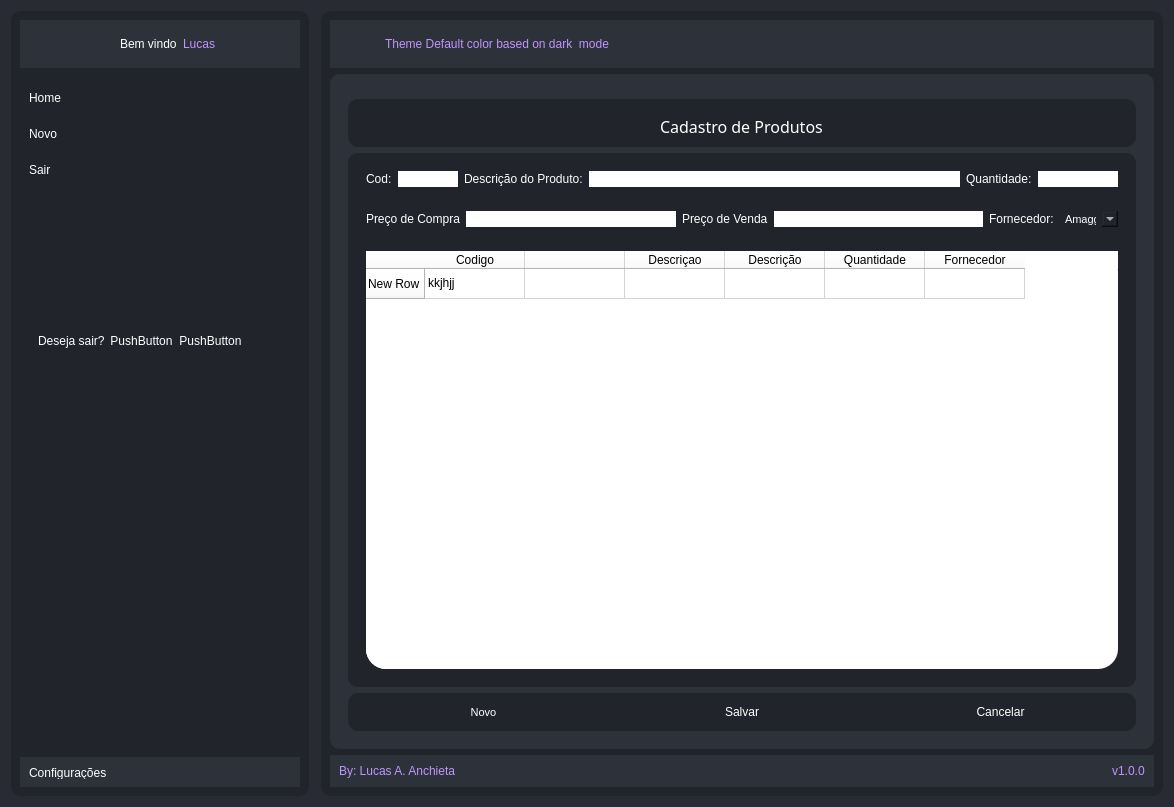
<?xml version="1.0" encoding="UTF-8"?>
<ui version="4.0">
 <class>Form</class>
 <widget class="QWidget" name="Form">
  <property name="geometry">
   <rect>
    <x>0</x>
    <y>0</y>
    <width>1174</width>
    <height>807</height>
   </rect>
  </property>
  <property name="windowTitle">
   <string>Form</string>
  </property>
  <property name="styleSheet">
   <string notr="true">background-color: rgb(40, 43, 51);
border-radius:20px;</string>
  </property>
  <layout class="QHBoxLayout" name="horizontalLayout">
   <item>
    <widget class="QFrame" name="left_menu">
     <property name="minimumSize">
      <size>
       <width>0</width>
       <height>0</height>
      </size>
     </property>
     <property name="maximumSize">
      <size>
       <width>300</width>
       <height>16777215</height>
      </size>
     </property>
     <property name="styleSheet">
      <string notr="true">*{
border: none;
color:white;
background-color: rgb(33, 37, 43);
border-radius:10px;
}

Qlabel{
  color: withe;
}

QPushButton:hover{
    Height: 30px;	
    background-color: rgb(44, 49, 58);
    border-right: 1px solid black;
    transition: border-color 0.9s ease;
    border-right-color: rgb(114, 61, 135);

}

</string>
     </property>
     <property name="frameShape">
      <enum>QFrame::StyledPanel</enum>
     </property>
     <layout class="QVBoxLayout" name="verticalLayout_2">
      <item>
       <widget class="QFrame" name="frame_5">
        <property name="minimumSize">
         <size>
          <width>240</width>
          <height>0</height>
         </size>
        </property>
        <property name="maximumSize">
         <size>
          <width>280</width>
          <height>16777215</height>
         </size>
        </property>
        <property name="styleSheet">
         <string notr="true">border-radius:0px;
background-color: rgb(44, 49, 58);</string>
        </property>
        <property name="frameShape">
         <enum>QFrame::StyledPanel</enum>
        </property>
        <layout class="QHBoxLayout" name="horizontalLayout_4">
         <item>
          <widget class="QPushButton" name="pushButton_5">
           <property name="minimumSize">
            <size>
             <width>30</width>
             <height>30</height>
            </size>
           </property>
           <property name="maximumSize">
            <size>
             <width>33</width>
             <height>30</height>
            </size>
           </property>
           <property name="sizeIncrement">
            <size>
             <width>50</width>
             <height>0</height>
            </size>
           </property>
           <property name="baseSize">
            <size>
             <width>50</width>
             <height>0</height>
            </size>
           </property>
           <property name="font">
            <font>
             <pointsize>10</pointsize>
            </font>
           </property>
           <property name="styleSheet">
            <string notr="true">

QPushButton:hover{
    Height: 30px;	
    background-color: rgb(44, 49, 58);
    border-left: 2px solid black;
    border-right: 3px solid black;
    border-bottom: 3px solid black;
    border-top:2px solid black;
    border-left-color: rgb(114, 61, 135);
    border-bottom-color: rgb(114, 61, 135);
    border-right-color: rgb(114, 61, 135);
    border-top-color: rgb(114, 61, 135);
   border-radius:15px;
}</string>
           </property>
           <property name="text">
            <string/>
           </property>
           <property name="icon">
            <iconset>
             <normaloff>../Users/lucas/Downloads/perfil.png</normaloff>../Users/lucas/Downloads/perfil.png</iconset>
           </property>
           <property name="iconSize">
            <size>
             <width>30</width>
             <height>30</height>
            </size>
           </property>
           <property name="autoRepeatInterval">
            <number>300</number>
           </property>
          </widget>
         </item>
         <item alignment="Qt::AlignRight">
          <widget class="QLabel" name="label_4">
           <property name="text">
            <string>Bem vindo</string>
           </property>
          </widget>
         </item>
         <item>
          <widget class="QLabel" name="label_20">
           <property name="styleSheet">
            <string notr="true">color: rgb(192, 149, 251);
</string>
           </property>
           <property name="text">
            <string>Lucas</string>
           </property>
          </widget>
         </item>
        </layout>
       </widget>
      </item>
      <item alignment="Qt::AlignLeft">
       <widget class="QFrame" name="frame_6">
        <property name="minimumSize">
         <size>
          <width>280</width>
          <height>0</height>
         </size>
        </property>
        <property name="styleSheet">
         <string notr="true">background-color: rgb(33, 37, 43);</string>
        </property>
        <property name="frameShape">
         <enum>QFrame::StyledPanel</enum>
        </property>
        <layout class="QVBoxLayout" name="verticalLayout_3">
         <item>
          <widget class="QPushButton" name="pushButton_9">
           <property name="minimumSize">
            <size>
             <width>0</width>
             <height>30</height>
            </size>
           </property>
           <property name="font">
            <font>
             <pointsize>9</pointsize>
            </font>
           </property>
           <property name="styleSheet">
            <string notr="true">QPushButton{
border-radius:0px;
text-align: left;
}
QPushButton:hover{
    Height: 30px;	
    background-color: rgb(44, 49, 58);
    border-right: 2px solid black;
    transition: border-color 1.0s ease;
    border-right-color: rgb(114, 61, 135);
    
   

}</string>
           </property>
           <property name="text">
            <string>Home</string>
           </property>
           <property name="icon">
            <iconset>
             <normaloff>icons/casa.png</normaloff>icons/casa.png</iconset>
           </property>
           <property name="iconSize">
            <size>
             <width>20</width>
             <height>20</height>
            </size>
           </property>
           <property name="checkable">
            <bool>false</bool>
           </property>
           <property name="autoRepeat">
            <bool>false</bool>
           </property>
          </widget>
         </item>
         <item>
          <widget class="QPushButton" name="pushButton_8">
           <property name="minimumSize">
            <size>
             <width>0</width>
             <height>30</height>
            </size>
           </property>
           <property name="font">
            <font>
             <pointsize>9</pointsize>
            </font>
           </property>
           <property name="cursor">
            <cursorShape>PointingHandCursor</cursorShape>
           </property>
           <property name="styleSheet">
            <string notr="true">QPushButton:hover{
    Height: 30px;	
    background-color: rgb(44, 49, 58);
    border-right: 2px solid black;
    transition: border-color 1.0s ease;
    border-right-color: rgb(114, 61, 135);
   

}
QPushButton{
border-radius:0px;
text-align: left;
}</string>
           </property>
           <property name="text">
            <string>Novo</string>
           </property>
           <property name="icon">
            <iconset>
             <normaloff>icons/novo-documento.png</normaloff>icons/novo-documento.png</iconset>
           </property>
           <property name="iconSize">
            <size>
             <width>20</width>
             <height>20</height>
            </size>
           </property>
          </widget>
         </item>
         <item>
          <widget class="QPushButton" name="pushButton_7">
           <property name="minimumSize">
            <size>
             <width>0</width>
             <height>30</height>
            </size>
           </property>
           <property name="font">
            <font>
             <pointsize>9</pointsize>
            </font>
           </property>
           <property name="cursor">
            <cursorShape>PointingHandCursor</cursorShape>
           </property>
           <property name="styleSheet">
            <string notr="true">QPushButton:hover{
    Height: 30px;	
    background-color: rgb(44, 49, 58);
    border-right: 2px solid black;
    transition: border-color 1.0s ease;
    border-right-color: rgb(114, 61, 135);
   

}

QPushButton{
border-radius:0px;
text-align: left;
}</string>
           </property>
           <property name="text">
            <string>Sair</string>
           </property>
           <property name="icon">
            <iconset>
             <normaloff>icons/sair (1).png</normaloff>icons/sair (1).png</iconset>
           </property>
           <property name="iconSize">
            <size>
             <width>20</width>
             <height>20</height>
            </size>
           </property>
          </widget>
         </item>
        </layout>
       </widget>
      </item>
      <item>
       <widget class="QFrame" name="frame_8">
        <property name="sizePolicy">
         <sizepolicy hsizetype="Preferred" vsizetype="Expanding">
          <horstretch>0</horstretch>
          <verstretch>0</verstretch>
         </sizepolicy>
        </property>
        <property name="minimumSize">
         <size>
          <width>240</width>
          <height>0</height>
         </size>
        </property>
        <property name="maximumSize">
         <size>
          <width>230</width>
          <height>16777215</height>
         </size>
        </property>
        <property name="styleSheet">
         <string notr="true">background-color: rgb(33, 37, 43);</string>
        </property>
        <property name="frameShape">
         <enum>QFrame::StyledPanel</enum>
        </property>
        <property name="frameShadow">
         <enum>QFrame::Raised</enum>
        </property>
        <layout class="QVBoxLayout" name="verticalLayout_4">
         <item>
          <widget class="QFrame" name="frame_16">
           <property name="frameShape">
            <enum>QFrame::StyledPanel</enum>
           </property>
           <property name="frameShadow">
            <enum>QFrame::Raised</enum>
           </property>
           <layout class="QHBoxLayout" name="horizontalLayout_6">
            <item>
             <widget class="QLabel" name="label_5">
              <property name="text">
               <string>Deseja sair?</string>
              </property>
             </widget>
            </item>
            <item>
             <widget class="QPushButton" name="pushButton">
              <property name="styleSheet">
               <string notr="true">QPushButton:hover{
    Height: 30px;	
    background-color: rgb(44, 49, 58);
    border-left: 1px solid black;
    border-bottom: 1px solid black;
    transition: border-color 0.9s ease;
    border-left-color: rgb(114, 61, 135);
    border-bottom-color: rgb(114, 61, 135);
}
QPushButton{
border-radius:10px;
}</string>
              </property>
              <property name="text">
               <string>PushButton</string>
              </property>
             </widget>
            </item>
            <item>
             <widget class="QPushButton" name="pushButton_11">
              <property name="styleSheet">
               <string notr="true">QPushButton:hover{
    Height: 30px;	
    background-color: rgb(44, 49, 58);
    border-left: 1px solid black;
    border-bottom: 1px solid black;
    transition: border-color 0.9s ease;
    border-left-color: rgb(114, 61, 135);
    border-bottom-color: rgb(114, 61, 135);
}
QPushButton{
border-radius:10px;
}</string>
              </property>
              <property name="text">
               <string>PushButton</string>
              </property>
             </widget>
            </item>
           </layout>
          </widget>
         </item>
         <item>
          <widget class="QFrame" name="frame_17">
           <property name="frameShape">
            <enum>QFrame::StyledPanel</enum>
           </property>
           <property name="frameShadow">
            <enum>QFrame::Raised</enum>
           </property>
          </widget>
         </item>
        </layout>
       </widget>
      </item>
      <item>
       <widget class="QFrame" name="frame_7">
        <property name="minimumSize">
         <size>
          <width>0</width>
          <height>20</height>
         </size>
        </property>
        <property name="maximumSize">
         <size>
          <width>16777215</width>
          <height>30</height>
         </size>
        </property>
        <property name="font">
         <font>
          <pointsize>6</pointsize>
         </font>
        </property>
        <property name="styleSheet">
         <string notr="true">border-radius:0px;
background-color: rgb(44, 49, 58);</string>
        </property>
        <property name="frameShape">
         <enum>QFrame::StyledPanel</enum>
        </property>
        <layout class="QHBoxLayout" name="horizontalLayout_5">
         <item>
          <widget class="QPushButton" name="pushButton_6">
           <property name="minimumSize">
            <size>
             <width>0</width>
             <height>30</height>
            </size>
           </property>
           <property name="styleSheet">
            <string notr="true">
*{text-align: left;
 margin-bottom:17px;
border-radius:0px;
}
</string>
           </property>
           <property name="text">
            <string>Configurações</string>
           </property>
           <property name="icon">
            <iconset>
             <normaloff>../Users/lucas/OneDrive/Área de Trabalho/PROJETO GESTAO/img/interface-do-usuario.png</normaloff>../Users/lucas/OneDrive/Área de Trabalho/PROJETO GESTAO/img/interface-do-usuario.png</iconset>
           </property>
          </widget>
         </item>
        </layout>
       </widget>
      </item>
     </layout>
    </widget>
   </item>
   <item>
    <widget class="QFrame" name="frame_9">
     <property name="frameShape">
      <enum>QFrame::StyledPanel</enum>
     </property>
     <property name="frameShadow">
      <enum>QFrame::Raised</enum>
     </property>
    </widget>
   </item>
   <item>
    <widget class="QFrame" name="frame_2">
     <property name="styleSheet">
      <string notr="true">*{
border-radius:10px;
border: none;
background-color: rgb(33, 37, 43);
}

Qlabel{
  color: withe;
}

</string>
     </property>
     <property name="frameShape">
      <enum>QFrame::StyledPanel</enum>
     </property>
     <layout class="QVBoxLayout" name="verticalLayout">
      <item>
       <widget class="QFrame" name="frame">
        <property name="styleSheet">
         <string notr="true">border-radius:none;
background-color: rgb(44, 49, 58);</string>
        </property>
        <property name="frameShape">
         <enum>QFrame::StyledPanel</enum>
        </property>
        <layout class="QHBoxLayout" name="horizontalLayout_2">
         <item>
          <widget class="QPushButton" name="pushButton_10">
           <property name="minimumSize">
            <size>
             <width>40</width>
             <height>30</height>
            </size>
           </property>
           <property name="cursor">
            <cursorShape>PointingHandCursor</cursorShape>
           </property>
           <property name="styleSheet">
            <string notr="true">QPushButton:hover{
    background-color: rgb(44, 49, 58);
    border-left: 1px solid black;
    border-right: 1px solid black;
    border-top: 1px solid black;
    border-bottom: 1px solid black;
    border-left-color: rgb(114, 61, 135);
    border-bottom-color: rgb(114, 61, 135);
    border-right-color: rgb(114, 61, 135);
 	border-top-color: rgb(114, 61, 135);
   border-radius:10px;
}</string>
           </property>
           <property name="text">
            <string/>
           </property>
           <property name="icon">
            <iconset>
             <normaloff>icons/menu-aberto.png</normaloff>icons/menu-aberto.png</iconset>
           </property>
          </widget>
         </item>
         <item>
          <widget class="QLabel" name="label">
           <property name="styleSheet">
            <string notr="true">color: rgb(192, 149, 251);
</string>
           </property>
           <property name="text">
            <string>Theme Default color based on dark  mode</string>
           </property>
          </widget>
         </item>
         <item>
          <spacer name="horizontalSpacer">
           <property name="orientation">
            <enum>Qt::Horizontal</enum>
           </property>
           <property name="sizeHint" stdset="0">
            <size>
             <width>40</width>
             <height>20</height>
            </size>
           </property>
          </spacer>
         </item>
         <item alignment="Qt::AlignRight">
          <widget class="QPushButton" name="pushButton_2">
           <property name="styleSheet">
            <string notr="true">
QPushButton:hover {
    color: red;
}</string>
           </property>
           <property name="text">
            <string/>
           </property>
           <property name="icon">
            <iconset>
             <normaloff>icons/minimizar.png</normaloff>icons/minimizar.png</iconset>
           </property>
          </widget>
         </item>
         <item alignment="Qt::AlignRight">
          <widget class="QPushButton" name="pushButton_3">
           <property name="text">
            <string/>
           </property>
           <property name="icon">
            <iconset>
             <normaloff>../Users/lucas/Downloads/maximizar.png</normaloff>../Users/lucas/Downloads/maximizar.png</iconset>
           </property>
          </widget>
         </item>
         <item alignment="Qt::AlignRight">
          <widget class="QPushButton" name="pushButton_4">
           <property name="text">
            <string/>
           </property>
           <property name="icon">
            <iconset>
             <normaloff>icons/botao-fechar.png</normaloff>icons/botao-fechar.png</iconset>
           </property>
          </widget>
         </item>
        </layout>
       </widget>
      </item>
      <item>
       <widget class="QFrame" name="frame_3">
        <property name="sizePolicy">
         <sizepolicy hsizetype="Preferred" vsizetype="MinimumExpanding">
          <horstretch>0</horstretch>
          <verstretch>0</verstretch>
         </sizepolicy>
        </property>
        <property name="styleSheet">
         <string notr="true">background-color: rgb(44, 49, 58);
border-radius:10px</string>
        </property>
        <property name="frameShape">
         <enum>QFrame::StyledPanel</enum>
        </property>
        <layout class="QHBoxLayout" name="horizontalLayout_7">
         <item>
          <widget class="QStackedWidget" name="paginas">
           <property name="styleSheet">
            <string notr="true">background-color: rgb(44, 49, 58);
</string>
           </property>
           <property name="currentIndex">
            <number>1</number>
           </property>
           <widget class="QWidget" name="home"/>
           <widget class="QWidget" name="cadastro">
            <layout class="QVBoxLayout" name="verticalLayout_7">
             <item>
              <widget class="QFrame" name="frame_10">
               <property name="minimumSize">
                <size>
                 <width>600</width>
                 <height>0</height>
                </size>
               </property>
               <property name="maximumSize">
                <size>
                 <width>16777215</width>
                 <height>16777215</height>
                </size>
               </property>
               <property name="styleSheet">
                <string notr="true"> background-color: rgb(33, 37, 43);
border-radius:10px;
text-align:center;
margin-top:7px</string>
               </property>
               <property name="frameShape">
                <enum>QFrame::StyledPanel</enum>
               </property>
               <property name="frameShadow">
                <enum>QFrame::Raised</enum>
               </property>
               <layout class="QVBoxLayout" name="verticalLayout_8">
                <item alignment="Qt::AlignHCenter">
                 <widget class="QLabel" name="label_13">
                  <property name="font">
                   <font>
                    <family>Segoe UI Black</family>
                    <pointsize>12</pointsize>
                   </font>
                  </property>
                  <property name="styleSheet">
                   <string notr="true">text-align:center;
color: rgb(255, 255, 255);</string>
                  </property>
                  <property name="text">
                   <string>Cadastro de Produtos</string>
                  </property>
                 </widget>
                </item>
               </layout>
              </widget>
             </item>
             <item>
              <widget class="QFrame" name="frame_11">
               <property name="sizePolicy">
                <sizepolicy hsizetype="Preferred" vsizetype="Expanding">
                 <horstretch>0</horstretch>
                 <verstretch>0</verstretch>
                </sizepolicy>
               </property>
               <property name="styleSheet">
                <string notr="true">QLineEdit{
    border-radius:10px;
	background-color: rgb(255, 255, 255);

}
*{
   color:white;
   background-color: rgb(33, 37, 43);
   border-radius:10px;
}
</string>
               </property>
               <property name="frameShape">
                <enum>QFrame::StyledPanel</enum>
               </property>
               <property name="frameShadow">
                <enum>QFrame::Raised</enum>
               </property>
               <layout class="QVBoxLayout" name="verticalLayout_9">
                <item>
                 <widget class="QFrame" name="frame_13">
                  <property name="styleSheet">
                   <string notr="true">QLineEdit:hover{
    Height: 30px;
    border-top: 1px solid black;	
    border-left: 1px solid black;
    border-right: 1px solid black;
    border-bottom: 1px solid black;
    transition: border-color 0.9s ease;
    border-left-color: rgb(114, 61, 135);
    border-bottom-color: rgb(114, 61, 135);
    border-right-color: rgb(114, 61, 135);
   border-top-color: rgb(114, 61, 135);
   
}
</string>
                  </property>
                  <property name="frameShape">
                   <enum>QFrame::StyledPanel</enum>
                  </property>
                  <property name="frameShadow">
                   <enum>QFrame::Raised</enum>
                  </property>
                  <layout class="QHBoxLayout" name="horizontalLayout_9">
                   <item>
                    <widget class="QLabel" name="label_14">
                     <property name="text">
                      <string>Cod:</string>
                     </property>
                    </widget>
                   </item>
                   <item>
                    <widget class="QLineEdit" name="lineEdit">
                     <property name="maximumSize">
                      <size>
                       <width>60</width>
                       <height>16777215</height>
                      </size>
                     </property>
                     <property name="styleSheet">
                      <string notr="true">QLineEdit:hover{
    Height: 30px;
    border-top: 1px solid black;	
    border-left: 1px solid black;
    border-rigth: 1px solid black;
    border-bottom: 1px solid black;
    transition: border-color 0.9s ease;
    border-left-color: rgb(114, 61, 135);
    border-bottom-color: rgb(114, 61, 135);
    border-rigth-color: rgb(114, 61, 135);
   border-top-color: rgb(114, 61, 135);
   
}
</string>
                     </property>
                    </widget>
                   </item>
                   <item>
                    <widget class="QLabel" name="label_15">
                     <property name="text">
                      <string>Descrição do Produto:</string>
                     </property>
                    </widget>
                   </item>
                   <item>
                    <widget class="QLineEdit" name="lineEdit_2">
                     <property name="styleSheet">
                      <string notr="true">QLineEdit:hover{
    Height: 30px;
    border-top: 1px solid black;	
    border-left: 1px solid black;
    border-right: 1px solid black;
    border-bottom: 1px solid black;
    transition: border-color 0.9s ease;
    border-left-color: rgb(114, 61, 135);
    border-bottom-color: rgb(114, 61, 135);
    border-right-color: rgb(114, 61, 135);
   border-top-color: rgb(114, 61, 135);
   
}
</string>
                     </property>
                    </widget>
                   </item>
                   <item>
                    <widget class="QLabel" name="label_16">
                     <property name="text">
                      <string>Quantidade:</string>
                     </property>
                    </widget>
                   </item>
                   <item>
                    <widget class="QLineEdit" name="lineEdit_3">
                     <property name="maximumSize">
                      <size>
                       <width>80</width>
                       <height>16777215</height>
                      </size>
                     </property>
                     <property name="styleSheet">
                      <string notr="true">QLineEdit:hover{
    Height: 30px;
    border-top: 1px solid black;	
    border-left: 1px solid black;
    border-right: 1px solid black;
    border-bottom: 1px solid black;
    transition: border-color 0.9s ease;
    border-left-color: rgb(114, 61, 135);
    border-bottom-color: rgb(114, 61, 135);
    border-right-color: rgb(114, 61, 135);
   border-top-color: rgb(114, 61, 135);
   
}
</string>
                     </property>
                     <property name="text">
                      <string>121</string>
                     </property>
                    </widget>
                   </item>
                  </layout>
                 </widget>
                </item>
                <item>
                 <widget class="QFrame" name="frame_14">
                  <property name="styleSheet">
                   <string notr="true">QLineEdit:hover{
    Height: 30px;
    border-top: 1px solid black;	
    border-left: 1px solid black;
    border-right: 1px solid black;
    border-bottom: 1px solid black;
    transition: border-color 0.9s ease;
    border-left-color: rgb(114, 61, 135);
    border-bottom-color: rgb(114, 61, 135);
    border-right-color: rgb(114, 61, 135);
   border-top-color: rgb(114, 61, 135);
   
}
</string>
                  </property>
                  <property name="frameShape">
                   <enum>QFrame::StyledPanel</enum>
                  </property>
                  <property name="frameShadow">
                   <enum>QFrame::Raised</enum>
                  </property>
                  <layout class="QHBoxLayout" name="horizontalLayout_10">
                   <item>
                    <widget class="QLabel" name="label_17">
                     <property name="styleSheet">
                      <string notr="true">QLineEdit:hover{
    Height: 30px;
    border-top: 1px solid black;	
    border-left: 1px solid black;
    border-rigth: 1px solid black;
    border-bottom: 1px solid black;
    transition: border-color 0.9s ease;
    border-left-color: rgb(114, 61, 135);
    border-bottom-color: rgb(114, 61, 135);
    border-rigth-color: rgb(114, 61, 135);
   border-top-color: rgb(114, 61, 135);
   
}
</string>
                     </property>
                     <property name="text">
                      <string>Preço de Compra</string>
                     </property>
                    </widget>
                   </item>
                   <item>
                    <widget class="QLineEdit" name="lineEdit_4">
                     <property name="minimumSize">
                      <size>
                       <width>50</width>
                       <height>0</height>
                      </size>
                     </property>
                     <property name="styleSheet">
                      <string notr="true">QLineEdit:hover{
    Height: 30px;
    border-top: 1px solid black;	
    border-left: 1px solid black;
    border-right: 1px solid black;
    border-bottom: 1px solid black;
    transition: border-color 0.9s ease;
    border-left-color: rgb(114, 61, 135);
    border-bottom-color: rgb(114, 61, 135);
    border-right-color: rgb(114, 61, 135);
   border-top-color: rgb(114, 61, 135);
   
}
</string>
                     </property>
                    </widget>
                   </item>
                   <item>
                    <widget class="QLabel" name="label_18">
                     <property name="text">
                      <string>Preço de Venda</string>
                     </property>
                    </widget>
                   </item>
                   <item>
                    <widget class="QLineEdit" name="lineEdit_5">
                     <property name="minimumSize">
                      <size>
                       <width>40</width>
                       <height>0</height>
                      </size>
                     </property>
                     <property name="cursor">
                      <cursorShape>ArrowCursor</cursorShape>
                     </property>
                     <property name="styleSheet">
                      <string notr="true">QLineEdit:hover{
    Height: 30px;
    border-top: 1px solid black;	
    border-left: 1px solid black;
    border-right: 1px solid black;
    border-bottom: 1px solid black;
    transition: border-color 0.9s ease;
    border-left-color: rgb(114, 61, 135);
    border-bottom-color: rgb(114, 61, 135);
    border-right-color: rgb(114, 61, 135);
   border-top-color: rgb(114, 61, 135);
   
}
</string>
                     </property>
                    </widget>
                   </item>
                   <item>
                    <widget class="QLabel" name="label_19">
                     <property name="text">
                      <string>Fornecedor:</string>
                     </property>
                    </widget>
                   </item>
                   <item>
                    <widget class="QComboBox" name="comboBox">
                     <property name="minimumSize">
                      <size>
                       <width>30</width>
                       <height>0</height>
                      </size>
                     </property>
                     <property name="maximumSize">
                      <size>
                       <width>9000</width>
                       <height>30</height>
                      </size>
                     </property>
                     <property name="sizeIncrement">
                      <size>
                       <width>200</width>
                       <height>0</height>
                      </size>
                     </property>
                     <property name="font">
                      <font>
                       <pointsize>8</pointsize>
                      </font>
                     </property>
                     <item>
                      <property name="text">
                       <string>Amaggi</string>
                      </property>
                     </item>
                     <item>
                      <property name="text">
                       <string>Amazon</string>
                      </property>
                     </item>
                    </widget>
                   </item>
                  </layout>
                 </widget>
                </item>
                <item>
                 <widget class="QFrame" name="frame_15">
                  <property name="sizePolicy">
                   <sizepolicy hsizetype="Preferred" vsizetype="Expanding">
                    <horstretch>0</horstretch>
                    <verstretch>0</verstretch>
                   </sizepolicy>
                  </property>
                  <property name="styleSheet">
                   <string notr="true">color: rgb(255, 255, 255);</string>
                  </property>
                  <property name="frameShape">
                   <enum>QFrame::StyledPanel</enum>
                  </property>
                  <layout class="QHBoxLayout" name="horizontalLayout_11">
                   <item>
                    <widget class="QTableWidget" name="tableWidget">
                     <property name="styleSheet">
                      <string notr="true">color: black;
background-color: rgb(255, 255, 255);
border-radius:20px;
text-align:center;

</string>
                     </property>
                     <row>
                      <property name="text">
                       <string>New Row</string>
                      </property>
                     </row>
                     <column>
                      <property name="text">
                       <string>Codigo</string>
                      </property>
                      <property name="font">
                       <font>
                        <pointsize>9</pointsize>
                       </font>
                      </property>
                     </column>
                     <column>
                      <property name="text">
                       <string/>
                      </property>
                     </column>
                     <column>
                      <property name="text">
                       <string>Descriçao</string>
                      </property>
                     </column>
                     <column>
                      <property name="text">
                       <string>Descrição</string>
                      </property>
                     </column>
                     <column>
                      <property name="text">
                       <string>Quantidade</string>
                      </property>
                     </column>
                     <column>
                      <property name="text">
                       <string>Fornecedor</string>
                      </property>
                     </column>
                     <item row="0" column="0">
                      <property name="text">
                       <string>kkjhjj</string>
                      </property>
                     </item>
                    </widget>
                   </item>
                  </layout>
                 </widget>
                </item>
               </layout>
              </widget>
             </item>
             <item>
              <widget class="QFrame" name="frame_12">
               <property name="styleSheet">
                <string notr="true">*{
   color:white;
   background-color: rgb(33, 37, 43);
   border-radius:10px;
}
</string>
               </property>
               <property name="frameShape">
                <enum>QFrame::StyledPanel</enum>
               </property>
               <property name="frameShadow">
                <enum>QFrame::Raised</enum>
               </property>
               <layout class="QHBoxLayout" name="horizontalLayout_8">
                <item>
                 <widget class="QPushButton" name="pushButton_13">
                  <property name="minimumSize">
                   <size>
                    <width>0</width>
                    <height>20</height>
                   </size>
                  </property>
                  <property name="sizeIncrement">
                   <size>
                    <width>0</width>
                    <height>0</height>
                   </size>
                  </property>
                  <property name="font">
                   <font>
                    <pointsize>8</pointsize>
                   </font>
                  </property>
                  <property name="cursor">
                   <cursorShape>PointingHandCursor</cursorShape>
                  </property>
                  <property name="styleSheet">
                   <string notr="true">QPushButton:hover{
    Height: 30px;	
    background-color: rgb(44, 49, 58);
    border-left: 1px solid black;
    border-bottom: 1px solid black;
    transition: border-color 0.9s ease;
    border-left-color: rgb(114, 61, 135);
    border-bottom-color: rgb(114, 61, 135);
}</string>
                  </property>
                  <property name="text">
                   <string>Novo</string>
                  </property>
                 </widget>
                </item>
                <item>
                 <widget class="QPushButton" name="pushButton_14">
                  <property name="minimumSize">
                   <size>
                    <width>0</width>
                    <height>20</height>
                   </size>
                  </property>
                  <property name="cursor">
                   <cursorShape>PointingHandCursor</cursorShape>
                  </property>
                  <property name="styleSheet">
                   <string notr="true">QPushButton:hover{
    Height: 30px;	
    background-color: rgb(44, 49, 58);
    border-left: 1px solid black;
    border-bottom: 1px solid black;
    transition: border-color 0.9s ease;
    border-left-color: rgb(114, 61, 135);
    border-bottom-color: rgb(114, 61, 135);
}</string>
                  </property>
                  <property name="text">
                   <string>Salvar</string>
                  </property>
                 </widget>
                </item>
                <item>
                 <widget class="QPushButton" name="pushButton_16">
                  <property name="minimumSize">
                   <size>
                    <width>0</width>
                    <height>20</height>
                   </size>
                  </property>
                  <property name="cursor">
                   <cursorShape>PointingHandCursor</cursorShape>
                  </property>
                  <property name="styleSheet">
                   <string notr="true">QPushButton:hover{
    Height: 30px;	
    background-color: rgb(44, 49, 58);
    border-left: 1px solid black;
    border-bottom: 1px solid black;
    transition: border-color 0.9s ease;
    border-left-color: rgb(114, 61, 135);
    border-bottom-color: rgb(114, 61, 135);
}</string>
                  </property>
                  <property name="text">
                   <string>Cancelar</string>
                  </property>
                 </widget>
                </item>
               </layout>
              </widget>
             </item>
            </layout>
           </widget>
           <widget class="QWidget" name="pesquisa_produtos"/>
          </widget>
         </item>
        </layout>
       </widget>
      </item>
      <item>
       <widget class="QFrame" name="frame_4">
        <property name="styleSheet">
         <string notr="true">border-radius:none;
background-color: rgb(44, 49, 58);</string>
        </property>
        <property name="frameShape">
         <enum>QFrame::StyledPanel</enum>
        </property>
        <layout class="QHBoxLayout" name="horizontalLayout_3">
         <item>
          <widget class="QLabel" name="label_3">
           <property name="styleSheet">
            <string notr="true">color: rgb(192, 149, 251);
</string>
           </property>
           <property name="text">
            <string>By: Lucas A. Anchieta</string>
           </property>
          </widget>
         </item>
         <item alignment="Qt::AlignRight">
          <widget class="QLabel" name="label_2">
           <property name="styleSheet">
            <string notr="true">color: rgb(192, 149, 251);
</string>
           </property>
           <property name="text">
            <string>v1.0.0</string>
           </property>
          </widget>
         </item>
        </layout>
       </widget>
      </item>
     </layout>
    </widget>
   </item>
  </layout>
 </widget>
 <resources/>
 <connections/>
</ui>
